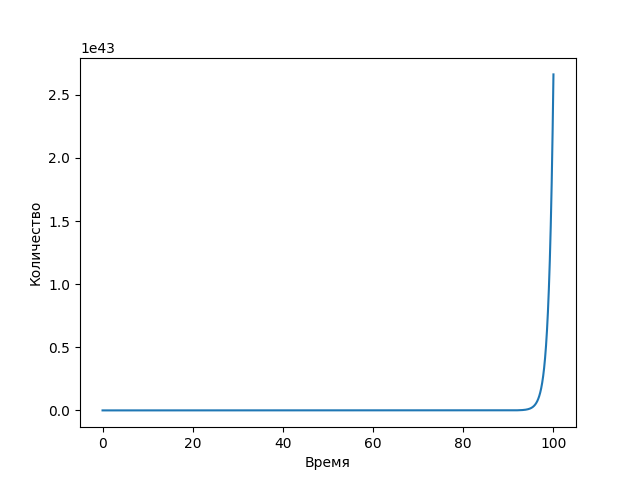

This figure's Python source:
import numpy as np
from scipy.integrate import odeint
import matplotlib.pyplot as plt

t=np.arange(0,100,0.01)

def func(n,t):
    dndt=n
    return dndt

n0=1
n_t=odeint(func,n0,t)
plt.plot(t,n_t)

plt.xlabel('Время')
plt.ylabel('Количество')

plt.savefig('task_1_1.png')
